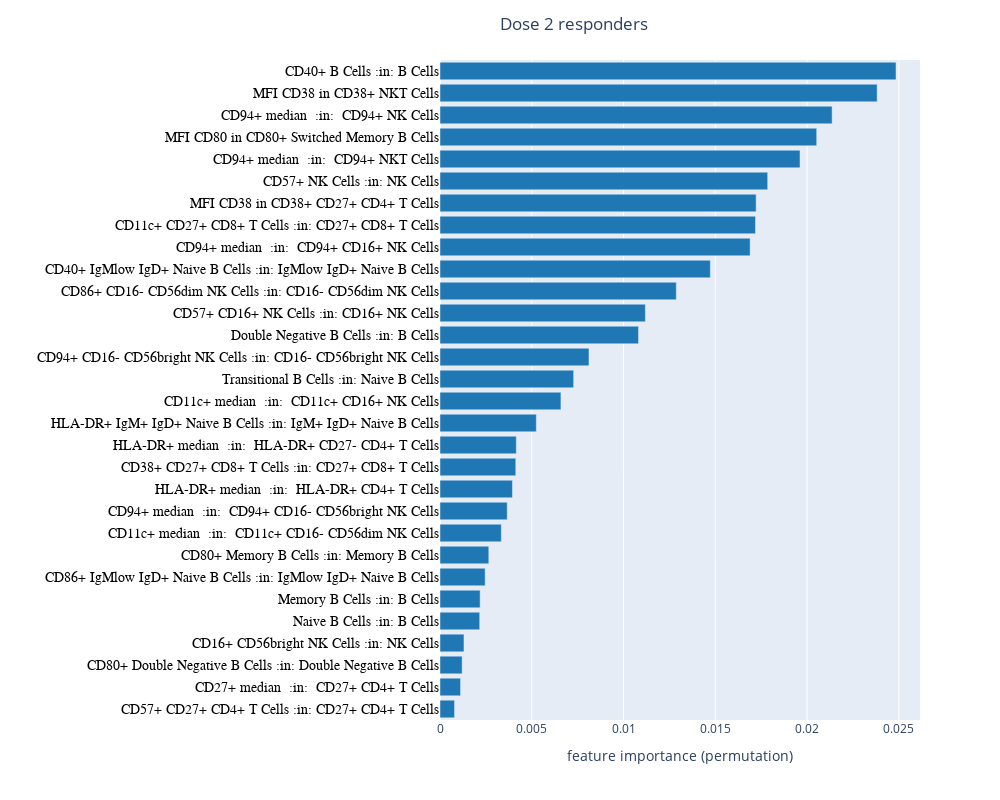

Notebook code for this chart:
### Markdown cell above
### Best features

### Code cell
df = data["SVM_RFE_d2_d"]["df"]
df = df.loc[df["var"]!="age",:]
df = df.sort_values(by="impor_mean",ascending=False)

d2_d_lab =pd.read_csv("d2_d_lab.csv",sep="\t")
d2_d_lab = dict(zip(d2_d_lab['var'],d2_d_lab['Short name']))
#d3_p_lab =pd.read_csv("d3_p_lab.csv",sep="\t")
#d3_p_lab = dict(zip(d3_p_lab['var'],d3_p_lab['Short name']))
for k in d2_d_lab.keys():
    df.loc[df["var"]==k,"var"] = d2_d_lab[k]

fig1 = px.bar(df.iloc[:30,:], x="impor_mean", y="var",orientation='h',labels={"impor_mean": "feature importance (permutation)","var": ""})
fig1.update_layout(showlegend=False,height = 800,yaxis={'categoryorder':'total ascending'},width = 1000,title = "Dose 2 responders")
fig1.layout.title.xanchor = 'left'
fig1.layout.title.x = 0.5
fig1.update_traces(marker_color='#1f77b4')
fig1.layout.yaxis.tickfont = dict(size =14, color='black', family='Arial, sans-serif')
#fig1.layout.paper_bgcolor = 'rgb(222,222,222)'
fig1.update(layout_coloraxis_showscale=False)
#fig1.update_yaxes(ticklabelposition="inside top", title=None)
fig1.write_image("fig_ml_A.svg")
fig1

### Figure 1 — Plotly figure (JSON) as saved in the notebook; plotly's stock layout.template omitted (floating-point values rounded to 4 significant figures)
{"data": [{"alignmentgroup": "True", "hovertemplate": "feature importance (permutation)=%{x}<br>=%{y}<extra></extra>", "legendgroup": "", "marker": {"color": "#1f77b4", "pattern": {"shape": ""}}, "name": "", "offsetgroup": "", "orientation": "h", "showlegend": false, "textposition": "auto", "type": "bar", "x": [0.02485, 0.02382, 0.02136, 0.02052, 0.01962, 0.01785, 0.01722, 0.01719, 0.0169, 0.01473, 0.01287, 0.01119, 0.01082, 0.008117, 0.007283, 0.006589, 0.005248, 0.004157, 0.004128, 0.003948, 0.003662, 0.003341, 0.002659, 0.002461, 0.002187, 0.002163, 0.001306, 0.001207, 0.00112, 0.000793], "xaxis": "x", "y": ["CD40+ B Cells :in: B Cells", "MFI CD38 in CD38+ NKT Cells", "CD94+ median  :in:  CD94+ NK Cells", "MFI CD80 in CD80+ Switched Memory B Cells", "CD94+ median  :in:  CD94+ NKT Cells", "CD57+ NK Cells :in: NK Cells", "MFI CD38 in CD38+ CD27+ CD4+ T Cells", "CD11c+ CD27+ CD8+ T Cells :in: CD27+ CD8+ T Cells", "CD94+ median  :in:  CD94+ CD16+ NK Cells", "CD40+ IgMlow IgD+ Naive B Cells :in: IgMlow IgD+ Naive B Cells", "CD86+ CD16- CD56dim NK Cells :in: CD16- CD56dim NK Cells", "CD57+ CD16+ NK Cells :in: CD16+ NK Cells", "Double Negative B Cells :in: B Cells", "CD94+ CD16- CD56bright NK Cells :in: CD16- CD56bright NK Cells", "Transitional B Cells :in: Naive B Cells", "CD11c+ median  :in:  CD11c+ CD16+ NK Cells", "HLA-DR+ IgM+ IgD+ Naive B Cells :in: IgM+ IgD+ Naive B Cells", "HLA-DR+ median  :in:  HLA-DR+ CD27- CD4+ T Cells", "CD38+ CD27+ CD8+ T Cells :in: CD27+ CD8+ T Cells", "HLA-DR+ median  :in:  HLA-DR+ CD4+ T Cells", "CD94+ median  :in:  CD94+ CD16- CD56bright NK Cells", "CD11c+ median  :in:  CD11c+ CD16- CD56dim NK Cells", "CD80+ Memory B Cells :in: Memory B Cells", "CD86+ IgMlow IgD+ Naive B Cells :in: IgMlow IgD+ Naive B Cells", "Memory B Cells :in: B Cells", "Naive B Cells :in: B Cells", "CD16+ CD56bright NK Cells :in: NK Cells", "CD80+ Double Negative B Cells :in: Double Negative B Cells", "CD27+ median  :in:  CD27+ CD4+ T Cells", "CD57+ CD27+ CD4+ T Cells :in: CD27+ CD4+ T Cells"], "yaxis": "y"}], "layout": {"barmode": "relative", "coloraxis": {"showscale": false}, "height": 800, "legend": {"tracegroupgap": 0}, "margin": {"t": 60}, "showlegend": false, "title": {"text": "Dose 2 responders", "x": 0.5, "xanchor": "left"}, "width": 1000, "xaxis": {"anchor": "y", "autorange": true, "domain": [0, 1], "range": [0, 0.02615], "title": {"text": "feature importance (permutation)"}, "type": "linear"}, "yaxis": {"anchor": "x", "autorange": true, "categoryorder": "total ascending", "domain": [0, 1], "range": [-0.5, 29.5], "tickfont": {"color": "black", "family": "Arial, sans-serif", "size": 14}, "title": {"text": ""}, "type": "category"}}}
